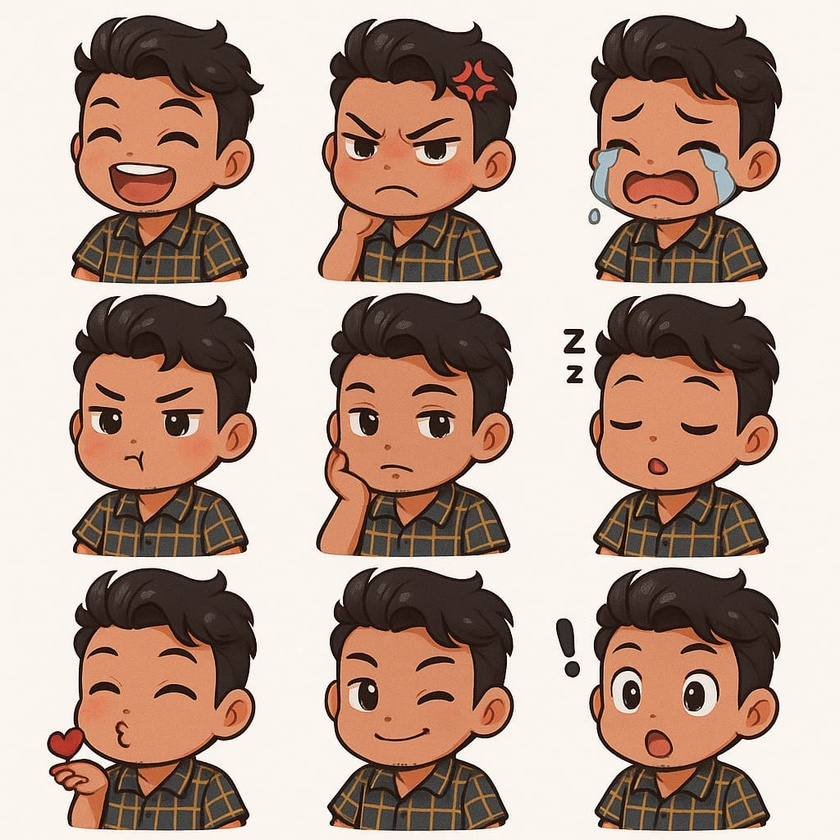
#> input picture images/gp.jpeg, 840 x 840 px, shrunk from 1024 x 1024 before the run
$ python main.py images/gp.jpeg
#> lines starting #> are read from the running program, lines starting #| are printed output that depends on the picture; after the words box and inside, x2 and y2 are one past the last pixel; in counts of white or black regions, pixels touching at a corner belong together
from PIL import Image
from rembg import remove
import os
import cv2
import sys
import zipfile

def detect_and_crop_stickers(input_path, output_folder):
#> called with input_path = 'images/gp.jpeg', output_folder = 'cropped_emojis'
    img_cv = cv2.imread(input_path)
#> img_cv is the input picture: shape (840, 840, 3); mean B, G, R 145.2, 158.8, 183
    gray = cv2.cvtColor(img_cv, cv2.COLOR_BGR2GRAY)
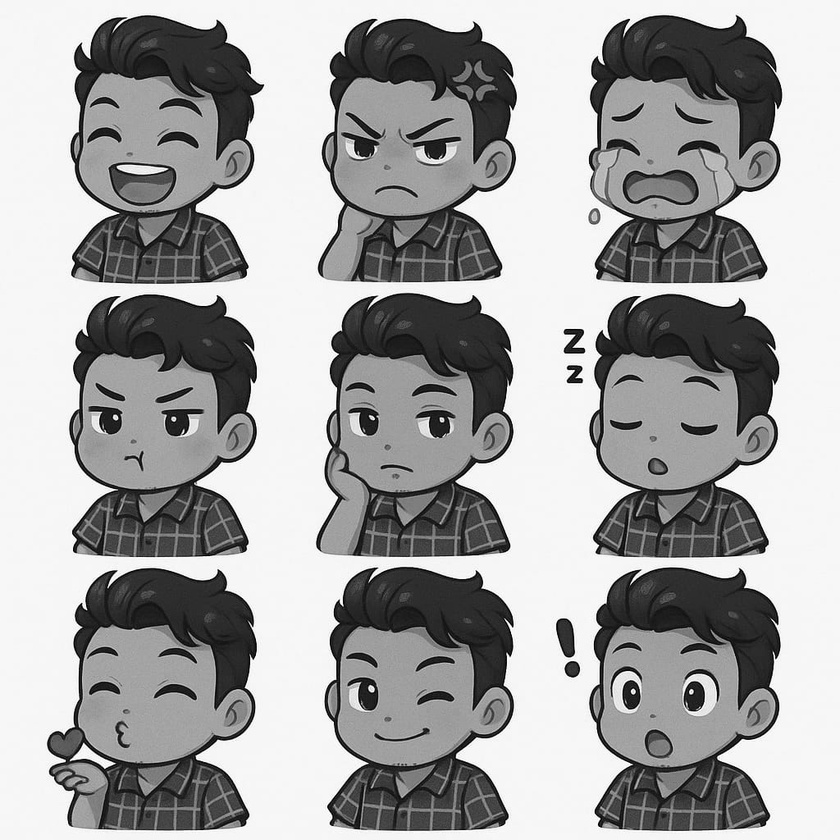
#> gray: shape (840, 840); min 0, max 255, mean 164.6
    # Threshold to get binary image (tune threshold as needed)
    _, thresh = cv2.threshold(gray, 240, 255, cv2.THRESH_BINARY_INV)
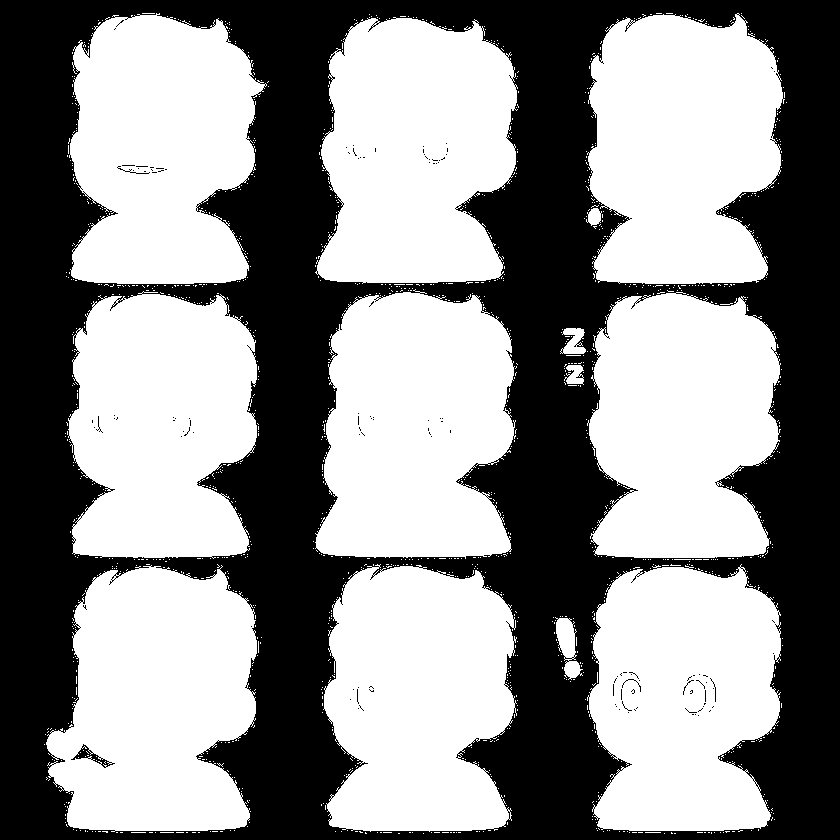
#> thresh: shape (840, 840); 55.4% white; 125 black regions (118 under 20 px)
    # Find contours
    contours, _ = cv2.findContours(thresh, cv2.RETR_EXTERNAL, cv2.CHAIN_APPROX_SIMPLE)
#> contours = 1336 contours, 1323 with area under 20; largest, box (x1, y1, x2, y2) and area: (46, 565, 257, 832) 43702, (315, 289, 516, 559) 43568, (587, 13, 785, 284) 43146, (315, 17, 518, 284) 43126, (323, 564, 517, 832) 42026
    pil_img = Image.open(input_path)
    os.makedirs(output_folder, exist_ok=True)
    idx = 1
    img_w, img_h = pil_img.size
#> img_w = 840; img_h = 840
    for cnt in contours:
        x, y, w, h = cv2.boundingRect(cnt)
        # Filter out very small regions (noise)
        if w < 30 or h < 30:
            continue
        # Expand bounding box by 10% only for width
        margin_w = int(w * 0.2)
        x1 = max(x - margin_w, 0)
        y1 = y
        x2 = min(x + w + margin_w, img_w)
        y2 = y + h
        cropped = pil_img.crop((x1, y1, x2, y2))
        cropped_rgba = cropped.convert("RGBA")
        output = remove(cropped_rgba)
        output_path = os.path.join(output_folder, f"f2_{idx}.png")
        output.save(output_path, format="PNG")
        print(f"Saved {output_path}")
        idx += 1
#> this loop made 419 passes
#> (cnt, x, y, w, h) on passes 1, 4, 8: ([[674, 833], [675, 833]], 674, 833, 2, 1), ([[398, 833], [399, 833]], 398, 833, 2, 1), ([[711, 832], [711, 833]], 711, 832, 1, 2)
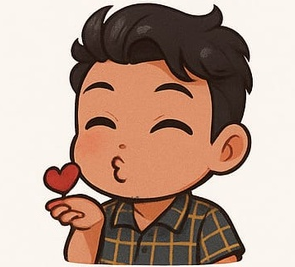
#> cropped_rgba: PIL image 295x267 RGBA; mean R, G, B, A 185.1, 158.6, 144.1, 255
#> after the loop, idx = 1

    # After saving all stickers, create a zip file
    base_img_name = os.path.splitext(os.path.basename(input_path))[0]
    zip_path = os.path.join(output_folder, f"{base_img_name}.zip")
    sticker_files = []
    for i in range(1, idx):
        sticker_file = os.path.join(output_folder, f"f2_{i}.png")
        if os.path.exists(sticker_file):
            sticker_files.append(sticker_file)
    with zipfile.ZipFile(zip_path, 'w') as zipf:
        for sticker_file in sticker_files:
            zipf.write(sticker_file, os.path.basename(sticker_file))
    print(f"Created zip: {zip_path}")
    # Delete all sticker images after zipping
    for sticker_file in sticker_files:
        os.remove(sticker_file)
    print("Deleted all sticker images after zipping.")

if __name__ == "__main__":
    if len(sys.argv) < 2:
        print("Usage: python main.py <image_path>")
        sys.exit(1)
    input_path = sys.argv[1]
    output_folder = "cropped_emojis"
    detect_and_crop_stickers(input_path, output_folder)
#> (the call stopped at in detect_and_crop_stickers, `output = remove(cropped_rgba)`: rembg is not available in this run)
